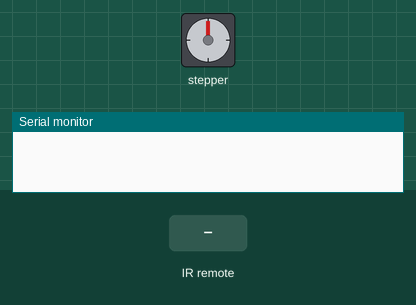
A sketch run on a simulated Arduino Uno, built with avr-gcc and run on an emulated ATmega328P. Parts: stepper motor, the last lines printed to the serial monitor. The test bench sets the inputs (shaded band). Stepper angles assume 2048 steps per turn.

Above: at 1.2 s.
1.3 s: infrared code 0x1 received
At 3.1 s:
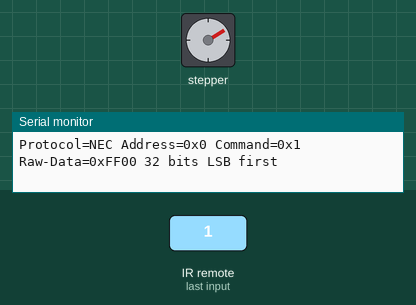
3.5 s: infrared code 0x0 received
At 6.0 s:
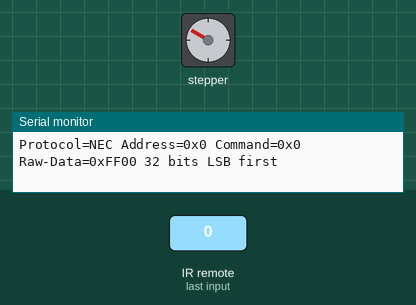
6.5 s: infrared code 0x1 received
At 6.96 s:
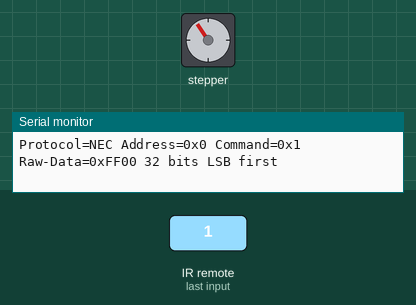
8.6 s: infrared code 0x0 received
At 11.1 s:
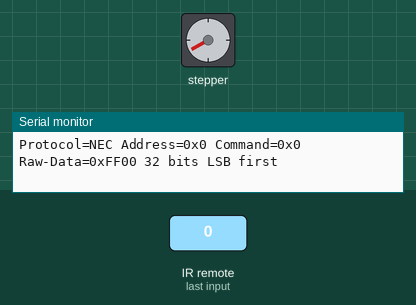
Timing chart, 0 to 12.6 s (numbered marks = the images above; inputs shaded):
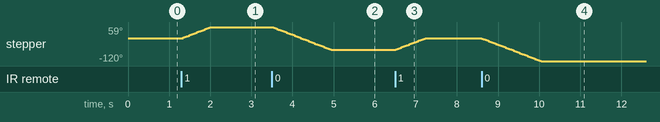

The sketch:

stepper_receive.ino
```cpp
#include <IRremote.hpp>
#include <Stepper.h>

const int stepPerRevolution = 2048;
Stepper myStepper(stepPerRevolution, 8, 10, 9, 11);

const int irPin = 2;

void setup() {
  myStepper.setSpeed(14);
  Serial.begin(9600);
  IrReceiver.begin(irPin, ENABLE_LED_FEEDBACK);
  printActiveIRProtocols(&Serial);
}


int degreeToSteps(int degree) {
  if (degree == 0) return 0;
  return stepPerRevolution / (360 / degree);
}

void loop() {
  if (IrReceiver.decode()) {
    if (IrReceiver.decodedIRData.protocol == UNKNOWN) {
      Serial.println(("Unknown"));
    } else {
      IrReceiver.printIRResultShort(&Serial);
      IrReceiver.printIRSendUsage(&Serial);
      if (IrReceiver.decodedIRData.command == 0x1) {
        myStepper.step(degreeToSteps(60));
      } else if (IrReceiver.decodedIRData.command == 0x0) {
        myStepper.step(-degreeToSteps(120));
      }
      delay(500);
    }
    IrReceiver.resume();
  }

}
```

Measured:
- after the input at 1.3 s, stepper: turns 59° clockwise in 0.72 s, starting at once
- after the input at 3.5 s, stepper: turns 119° counter-clockwise in 1.4 s, starting at once
- after the input at 6.5 s, stepper: turns 60° clockwise in 0.72 s, starting at once
- after the input at 8.6 s, stepper: turns 120° counter-clockwise in 1.4 s, starting at once
